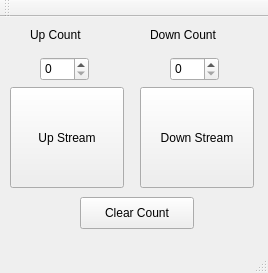
<?xml version="1.0" encoding="UTF-8"?>
<ui version="4.0">
 <class>FishCounter</class>
 <widget class="QMainWindow" name="FishCounter">
  <property name="geometry">
   <rect>
    <x>0</x>
    <y>0</y>
    <width>268</width>
    <height>273</height>
   </rect>
  </property>
  <property name="windowTitle">
   <string>FishCounter</string>
  </property>
  <widget class="QWidget" name="centralWidget">
   <widget class="QPushButton" name="upBtn">
    <property name="geometry">
     <rect>
      <x>10</x>
      <y>70</y>
      <width>114</width>
      <height>101</height>
     </rect>
    </property>
    <property name="text">
     <string>Up Stream</string>
    </property>
   </widget>
   <widget class="QPushButton" name="downBtn">
    <property name="geometry">
     <rect>
      <x>140</x>
      <y>70</y>
      <width>114</width>
      <height>101</height>
     </rect>
    </property>
    <property name="text">
     <string>Down Stream</string>
    </property>
   </widget>
   <widget class="QLabel" name="label">
    <property name="geometry">
     <rect>
      <x>30</x>
      <y>10</y>
      <width>91</width>
      <height>16</height>
     </rect>
    </property>
    <property name="text">
     <string>Up Count</string>
    </property>
   </widget>
   <widget class="QLabel" name="label_2">
    <property name="geometry">
     <rect>
      <x>150</x>
      <y>10</y>
      <width>121</width>
      <height>16</height>
     </rect>
    </property>
    <property name="text">
     <string>Down Count</string>
    </property>
   </widget>
   <widget class="QSpinBox" name="upSpinBox">
    <property name="geometry">
     <rect>
      <x>40</x>
      <y>40</y>
      <width>49</width>
      <height>24</height>
     </rect>
    </property>
   </widget>
   <widget class="QSpinBox" name="downSpinBox">
    <property name="geometry">
     <rect>
      <x>170</x>
      <y>40</y>
      <width>49</width>
      <height>24</height>
     </rect>
    </property>
   </widget>
   <widget class="QPushButton" name="clearBtn">
    <property name="geometry">
     <rect>
      <x>80</x>
      <y>180</y>
      <width>114</width>
      <height>32</height>
     </rect>
    </property>
    <property name="text">
     <string>Clear Count</string>
    </property>
   </widget>
  </widget>
  <widget class="QMenuBar" name="menuBar">
   <property name="geometry">
    <rect>
     <x>0</x>
     <y>0</y>
     <width>268</width>
     <height>22</height>
    </rect>
   </property>
  </widget>
  <widget class="QToolBar" name="mainToolBar">
   <attribute name="toolBarArea">
    <enum>TopToolBarArea</enum>
   </attribute>
   <attribute name="toolBarBreak">
    <bool>false</bool>
   </attribute>
  </widget>
  <widget class="QStatusBar" name="statusBar"/>
 </widget>
 <layoutdefault spacing="6" margin="11"/>
 <resources/>
 <connections/>
</ui>
